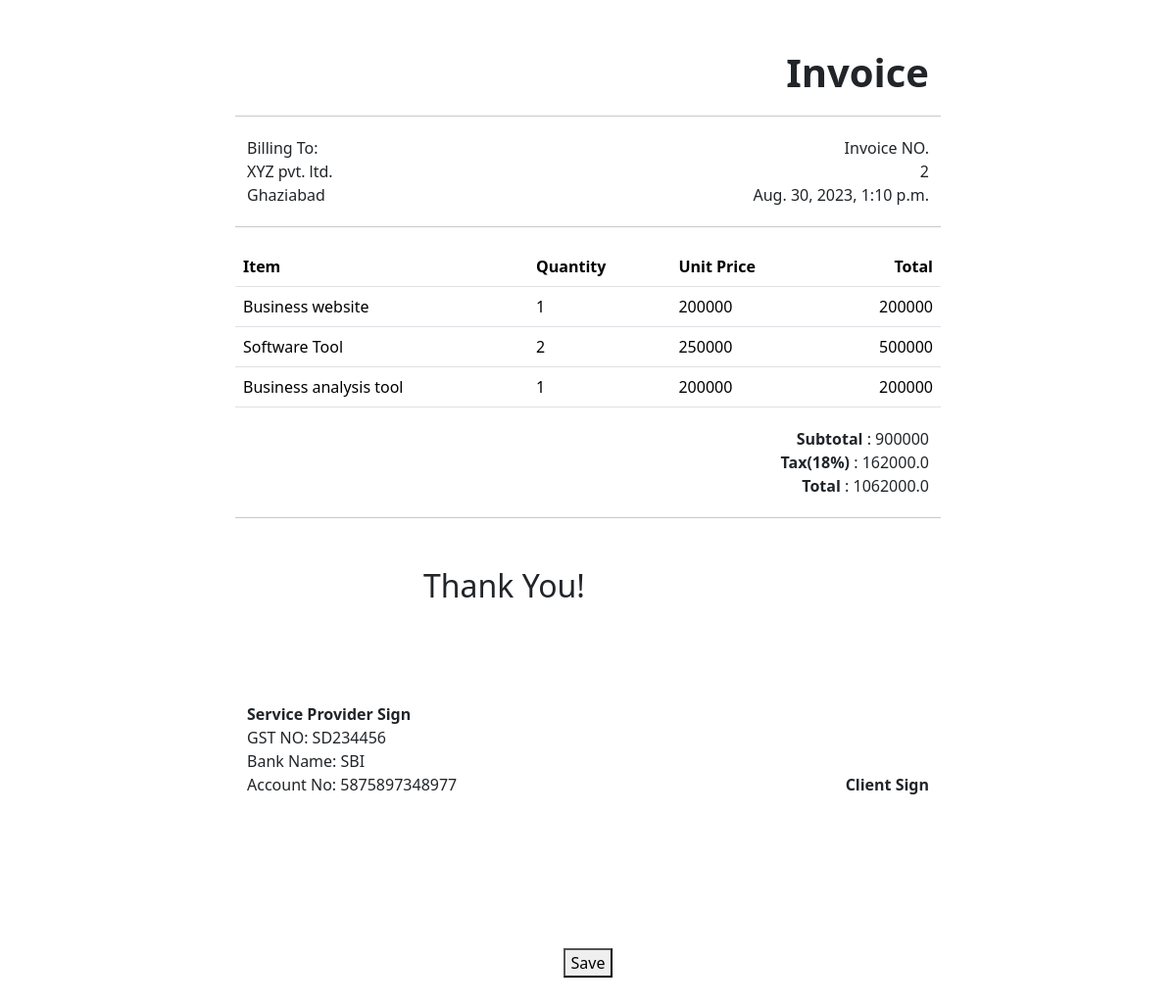
The page /report/2/ (signed in) on the database its author committed.
### home/models.py (models this page shows, shortened)
class Client(models.Model):
    company_name=models.CharField( max_length=50)
    gst_no=models.CharField( max_length=50)
    country=models.CharField(max_length=50)
    state=models.CharField( max_length=50)
    address=models.TextField()
    created_at=models.DateTimeField(auto_now_add=True)

class Services(models.Model):
    client=models.ForeignKey(Client, on_delete=models.CASCADE)
    description=models.TextField()
    quantity=models.IntegerField()
    amount=models.IntegerField()
    total_amount=models.IntegerField()
    delivered_at=models.DateTimeField(auto_now_add=True)

class Service_Provider(models.Model):
    client=models.OneToOneField(Client, on_delete=models.CASCADE)
    company_name=models.CharField(max_length=50)
    handled_by=models.CharField(max_length=50)
    email=models.EmailField( max_length=254)
    phone_no=models.IntegerField()
    account_no=models.IntegerField()
    ifsc_code=models.CharField(max_length=50)
    bank_name=models.CharField(max_length=50)
    gst_no=models.CharField(max_length=50)
    delivered_at=models.DateTimeField(auto_now_add=True)

### home/views.py (the view)
# urls.py: path("report/<int:id>/",report,name="report"),
@login_required(login_url="/")
def report(request,id):
    clientobj=Client.objects.get(id=id)
    try:
        service_providerObj=Service_Provider.objects.get(client_id=id)
    except:
        service_providerObj={"key":"value"}
    try:
        servicesobj=Services.objects.filter(client_id=id)
    except:
        servicesobj={"key":"value"}
    context={
        "clientobj":clientobj,
        "service_providerObj":service_providerObj,
        "servicesobj":servicesobj,
    }
    total=0
    for x in servicesobj:
        total+=x.amount*x.quantity
        context[f"serv{x.id}"]=x.amount*x.quantity
    context["servicetotal"]=total
    context["GST"]=total*18/100
    context["withGST"]=total+(total*18/100)
    return render(request,"report.html",context)

### templates/report.html (shortened to what this page needs)
{% load static %}
<!doctype html>
<html lang="en">
  <head>
    <link href="https://cdn.jsdelivr.net/npm/bootstrap@5.3.1/dist/css/bootstrap.min.css" rel="stylesheet">
    <link rel="stylesheet" href="{% static 'css/report.css' %}">
  <link rel="stylesheet" href="https://kendo.cdn.telerik.com/2017.1.223/styles/kendo.common.min.css" />
</head>
<body>
    <section id='tosave' style="width:80%; margin:0 auto; padding:30px;">
        <div class="container element">
            <div class="left"></div><h1 class="right my-auto"><b>Invoice</b></h1>
        </div>
        <hr>
        <div class="container element">
            <div class="left">Billing To:<br>{{clientobj.company_name}}<br>{{clientobj.address}}<br></div><div class="right">Invoice NO. <br>{{clientobj.id}}<br>{{clientobj.created_at}}</div>
        </div>
        <hr>
        <table class="table container element">
            <tr>
                <th>Item</th>
                <th>Quantity</th>
                <th>Unit Price</th>
                <th class="last">Total</th>
            </tr>
            {% for service in servicesobj %}
            <tr>
                <td>{{service.description}}</td>
                <td>{{service.quantity}}</td>
                <td>{{service.amount}}</td>
                <td class="last">{{service.total_amount}}</td>
            </tr>
            {% endfor %}
        </table>
        <div class="container element">
            <div class="right" style="width: 100%;">
                <b>Subtotal</b> : {{servicetotal}} <br>
                <b>Tax(18%)</b> :    {{GST}} <br>
                <b>Total</b>    :  {{withGST}}
            </div>
        </div>
        <hr>
        <h2 class="container element" style="margin-left: 30%; margin-top:50px;">Thank You!</h2>
        <div class="container element" id="sign">
            <div class="left"><b>Service Provider Sign</b><br> GST NO: {{service_providerObj.gst_no}} <br> Bank Name: {{service_providerObj.bank_name}} <br> Account No: {{service_providerObj.account_no}}</div><div class="right mt-0"><b>Client Sign</b></div>
        </div>
    </section>
    <div style="display: flex; justify-content: center; align-items: center; height: 30vh;">
        <button id="pdf-generate">Save</button>
    </div>
</body>
</html>

### static/css/report.css (style rules this page uses)
.element { width: 80%; margin:20px auto; }
hr { width: 80%; margin: 20px auto; }
.left { display: inline-block; text-align: left; width: 50%; }
.right { display: inline-block; text-align: right; width: 50%; }
.last { text-align: right; }
#sign { margin-top: 100px; }

### templates/report.html (style rules this page uses)
.element { width: 80%; margin:20px auto; }
hr { width: 80%; margin: 20px auto; }
.left { display: inline-block; text-align: left; width: 50%; }
.right { display: inline-block; text-align: right; width: 50%; }
.last { text-align: right; }
#sign { margin-top: 100px; }

### rows shown on the page
Client: company_name "XYZ pvt. ltd.", address "Ghaziabad", id "2", created_at "Aug. 30, 2023, 1:10 p.m."
Services: description "Business website", quantity "1", amount "200000", total_amount "200000"
Services: description "Software Tool", quantity "2", amount "250000", total_amount "500000"
Services: description "Business analysis tool", quantity "1", amount "200000", total_amount "200000"
Service_Provider: gst_no "SD234456", bank_name "SBI", account_no "5875897348977"

### other values the page prints
{{ servicetotal }} "900000"
{{ GST }} "162000.0"
{{ withGST }} "1062000.0"
